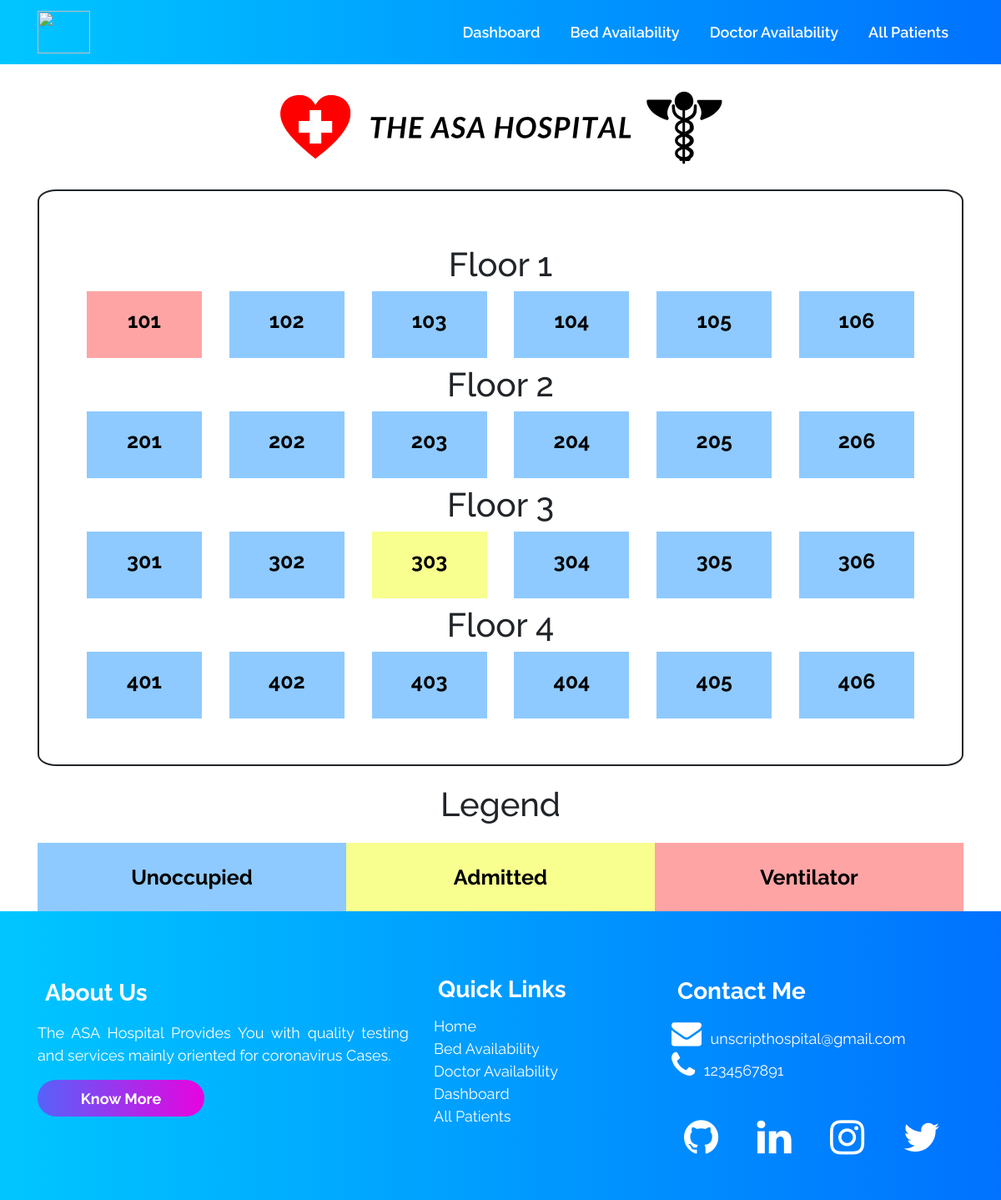
The page /bedavailability/ on the database as committed earlier.
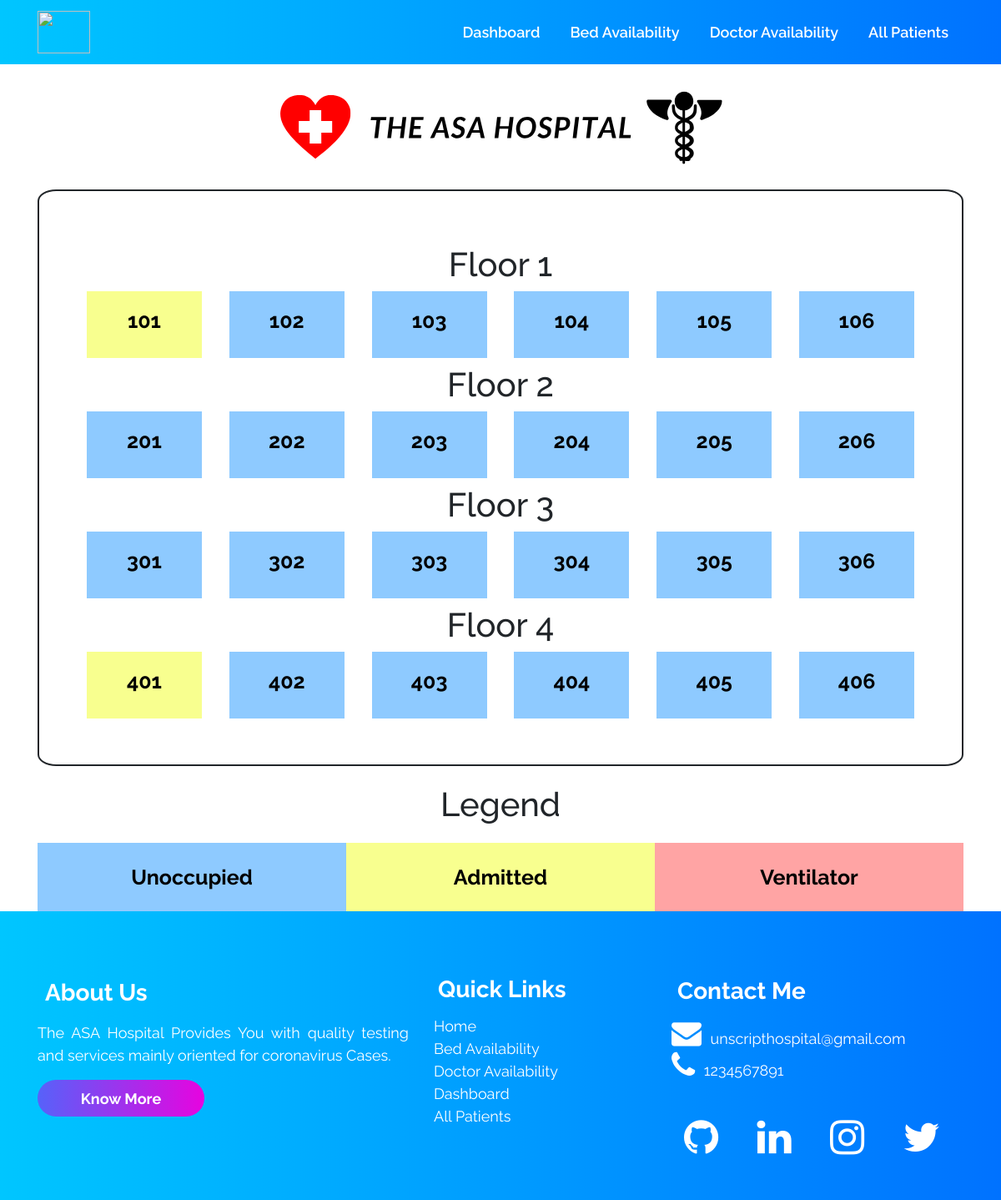
The same page on the database as committed later.
### accounts/views.py (the view)
# urls.py: path("bedavailability/", views.bedavailability, name='bedavailability'),
def bedavailability(request):
    all_rooms_objects = Room.objects.all()
    max_rooms_on_floor = 6
    context = {
        'list': list,
        'all_rooms_objects': all_rooms_objects,
        'max_rooms_on_floor': max_rooms_on_floor,
    }
    return render(request, 'bedavailability.html', context)

### templates/bedavailability.html (shortened to what this page needs)
{% extends 'innerbase.html' %}
{% load static %}
{% block cssLinks %}
<link rel="stylesheet" href="{% static 'css/bed.css' %}">
{% endblock %}
{% block body %}
<div class="container my-6">
    <div class="banner">
        <img src="{% static 'svg/hospital banner.svg' %}" width="100%" height="150px" alt="">
    </div>
    <div class="border-outside">
        <div class="inner-container p-6">
            <div class="floor1 row">
                {% for room in all_rooms_objects %}
                {% if forloop.counter0|divisibleby:max_rooms_on_floor %}
            </div>
            <h1 class="text-center my-2">Floor {{room.floor_no}}</h1>
            <div class="floor1 row">
                {% endif %}
                <div class=" col-sm">
                    <a href="/bed-for-patient/{{room.pk}}" style="text-decoration: none;">
                        <div class="card-body     room  {% if room.occupied %}yellow{% endif %}
                                    {% if room.ventilator %}red{% endif %} ">
                            <h5 class="title-for-card">{{room.room_no}}</h5>
                        </div>
                    </a>
                </div>
                {% endfor %}
            </div>
        </div>
    </div>
</div>
<div class="container">
    <h1 class="text-center heading-legend">Legend</h1>
    <div class="container">
        <div class="row text-center">
            <div class="col-md-4 blue">
                Unoccupied
            </div>
            <div class="col-md-4 yellow">
                Admitted
            </div>
            <div class="col-md-4 red">
                Ventilator
            </div>
        </div>
    </div>
</div>
{% endblock %}

Rows that differ between the two databases and show on the page:
changed Room (number 1 of 24 on the later page): ventilator True → False (drawn)
changed Room (number 15 of 24 on the later page): occupied True → False (drawn)
changed Room (number 19 of 24 on the later page): occupied False → True (drawn)
